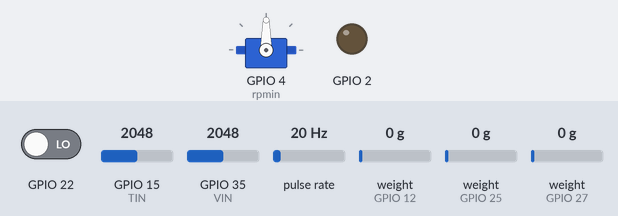
This sketch was run on a simulated ESP32. Parts: servo, output pins drawn as LEDs (lit = HIGH). Wiring (inferred from the names in the program): pulse sensor: data GPIO 4. The test bench sets the inputs (shaded band); at power-on: GPIO 15 (TIN) = 2048, GPIO 22 LOW, GPIO 35 (VIN) = 2048, pulse rate 20 Hz, weight on the scale (sensors on GPIO 12, GPIO 25, GPIO 27) 0 g. Storage starts empty; what the sketch prints to the serial monitor is not drawn.

Above: at 0.1 s.
Timing chart, 0 to 1.8 s (numbered marks = the images above):
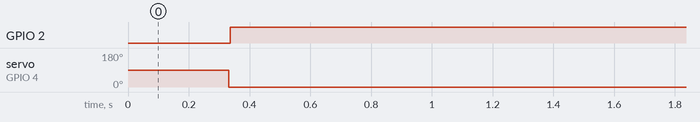

Measured:
- by itself, GPIO 2: LOW → HIGH at 0.34 s
- by itself, servo on GPIO 4 (rpmin): 90° → 0° at 0.33 s

The sketch:

Bancada_v3.ino
```cpp
#include "FS.h"
#include "SD.h"
#include "SPI.h"
float volt, corrente, torque, empuxo, command = 0;
int rpm;
void writeFile(fs::FS &fs, const char * path, const char * message){
    Serial.printf("Writing file: %s\n", path);

    File file = fs.open(path, FILE_WRITE);
    if(!file){
        Serial.println("Failed to open file for writing");
        return;
    }
    if(file.print(message)){
        Serial.println("File written");
    } else {
        Serial.println("Write failed");
    }
    file.close();
}

void appendFile(fs::FS &fs, const char * path, const char * message){
    Serial.printf("Appending to file: %s\n", path);

    File file = fs.open(path, FILE_APPEND);
    if(!file){
        Serial.println("Failed to open file for appending");
        return;
    }
    if(file.print(message)){
        Serial.println("Message appended");
    } else {
        Serial.println("Append failed");
    }
    file.close();
}


void setup(){
        Serial.begin(115200);
        setup_data();
        pinMode(2, OUTPUT);
    if(!SD.begin()){
        Serial.println("Card Mount Failed");
        return;
    }
    uint8_t cardType = SD.cardType();

    if(cardType == CARD_NONE){
        Serial.println("No SD card attached");
        return;
    }

    uint64_t cardSize = SD.cardSize() / (1024 * 1024);
    digitalWrite(12, HIGH);
    writeFile(SD, "/DataLogger.txt", "Tensao(V) |  Corrente(A) |  Comando(%)   |   Torque(N*m)  |  Empuxo(N) | RPM(rpm) |Sgundos(s)\n");

}

void loop(){
  loop_data();
  File file = SD.open("/DataLogger.txt", FILE_APPEND);

  if(file.print(volt)){
    digitalWrite(2, HIGH);
  }
  else{
    digitalWrite(2, LOW);
  }
  file.print(" | ");
  file.print(corrente);
  file.print(" | ");
  file.print(command/1.8);
  file.print(" | ");
  file.print(torque);
  file.print(" | ");
  file.print(empuxo);
  file.print(" | ");
  file.print(rpm);
  file.print(" | ");
  file.println(millis()/1000.0);
  file.close();
}
```

Data.ino
```cpp
#define VIN 35 // define the Arduino pin A0 as voltage input (V in)
#define TIN 15 //input pin to read batery tension
//#define EMG 22 //Pino botao emergencia (ligado no 3.3V e nesse pino) e resistencia de 1k entre ele e o terra
#define Lim 300 //potencia maxima definida
#define rpmin 4
#include <ESP32Servo.h>
#include "HX711.h"
#define T1In 12, 13 //torq cell 1 input (data, clock)
#define T2In 27, 14 //torq cell 2 input (data, clock)
#define T3In 25, 26 //thrust cell input (data, clock)
HX711 escala1;
HX711 escala2;
HX711 escala3;
Servo servo1;
//int Lim = 300; //potencia maxima
//float volt, corrente, torque, empuxo, command = 0;
int servoPin = 4, strt = 0;
float c1, c2, c3, c4;
float tempo = 0;
float delta = 0;
void setup_data() {
  ESP32PWM::allocateTimer(0);
	ESP32PWM::allocateTimer(1);
	ESP32PWM::allocateTimer(2);
	ESP32PWM::allocateTimer(3);
  servo1.setPeriodHertz(50);
  servo1.attach(servoPin, 1000, 2000);
  pinMode(22, INPUT);
  pinMode(TIN, INPUT);
  pinMode(VIN, INPUT);
  escala1.begin(T1In);
  escala2.begin(T2In);
  escala3.begin(T3In);
  pinMode(rpmin, INPUT);
  attachInterrupt(digitalPinToInterrupt(rpmin), dt, RISING);


}

void dt(){
  delta = millis() - tempo;
  tempo = millis();
}

void loop_data() {
  torque = ((escala1.get_units()+521470.00) + ((escala2.get_units()*1.1564)-674676.00))/2590070.50;
  empuxo = (escala3.get_units()-260407.00)/-44350.00;
  volt = analogRead(TIN)/105.3; //read battery voltage
  if(delta < 100){
  rpm = (15000.0/delta);
  }
  else{
    rpm = 0;
  }
  c4 = c3;
  c3 = c2;
  c2 = c1;
  c1 = abs((analogRead(VIN)/20.4)-146.8);
  corrente = (c1+c2+c3+c4)/4.0;
  //corrente = analogRead(2);
  if(digitalRead(22)==1){
    if((corrente * volt) < 680){
      if((corrente * volt) < 450){
        command = command + 0.4;
      }
      else{
    command = command + 0.1;
      }
    }
    else{
    command = command - 0.2;
    }
  }
  else{
    if(command > 2){
      command = command -1.5;
    }
    else{
      command =0;
    }
  }
  servo1.write(command);
  Serial.print(digitalRead(22));
  Serial.print("\t");
  Serial.print(volt);
  Serial.print(" V\t");
  Serial.print(corrente);
  Serial.print(" A\t");
  Serial.print(volt*corrente);
  Serial.print(" W\t");
  Serial.print(command/1.8);
  Serial.print(" %\t");
  Serial.print(torque);
  Serial.print(" Nm\t");
  Serial.print(empuxo);
  Serial.print(" N\t");
  Serial.print(rpm);
  Serial.println(" rpm");
}
```
